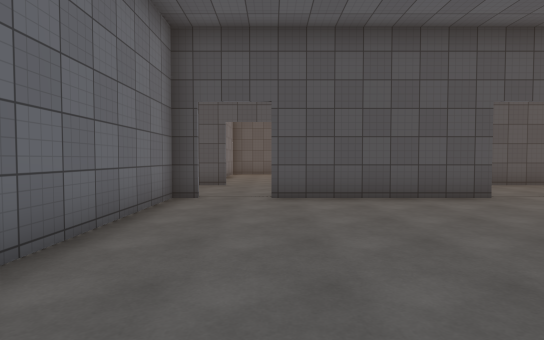
[1] (above)

20 first-person views from a walk through a 3-D level made in the Unity game engine. The camera is 1.4 m above the floor, tilts 2° down and sees 80° across. The floor is counted in squares, 1.8 m on a side. Each view is taken from the middle of a square. On the plan, view 1 faces up. The plan holds only what a view shows up to about 11 squares ahead; the rest is blank. The place goes on beyond the plan. The player is left out. Some surface patterns are stand-ins.

[2]
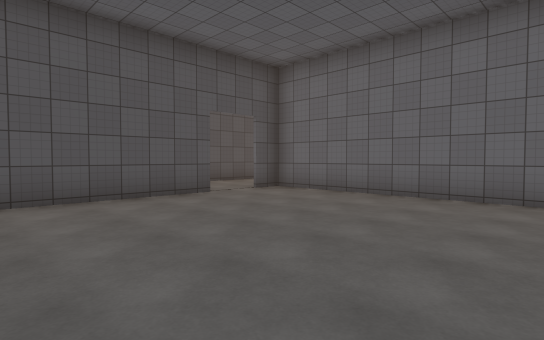

[3]
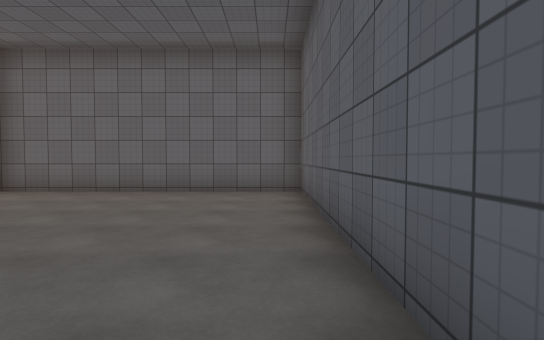

[4]
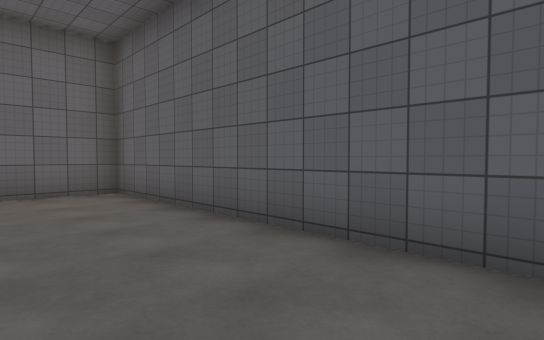

[5]
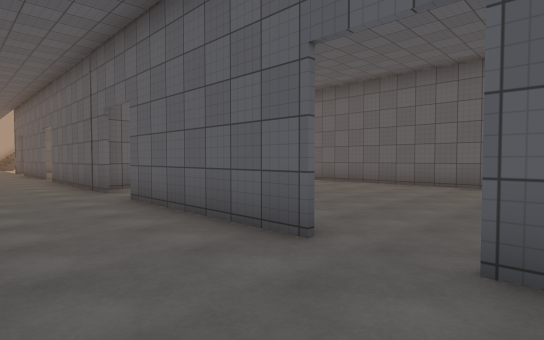

[6]
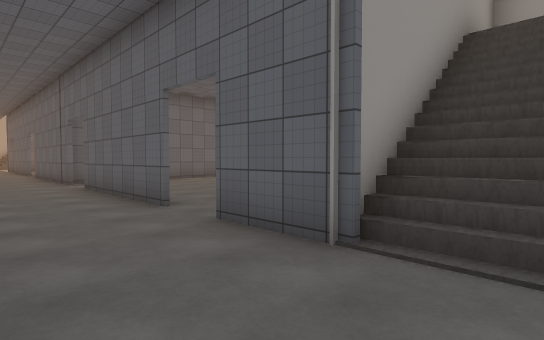

[7]
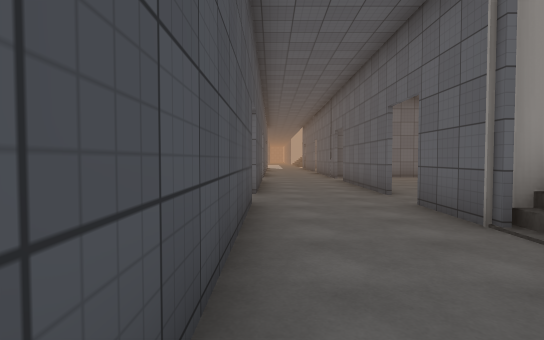

[8]
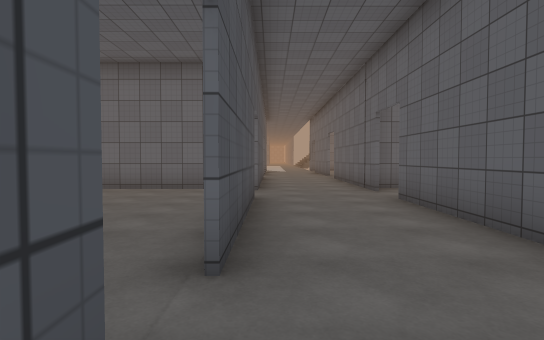

[9]
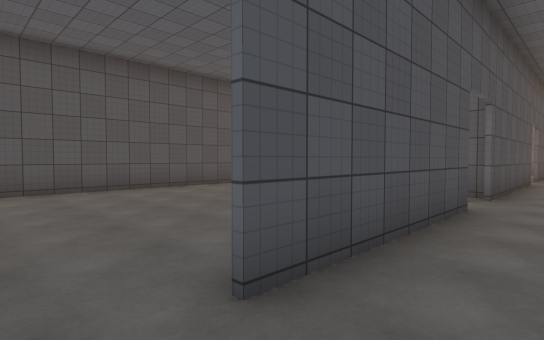

[10]
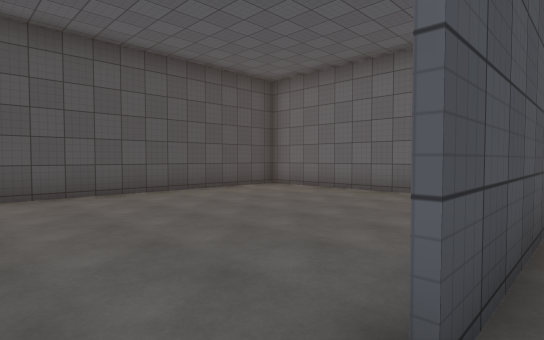

[11]
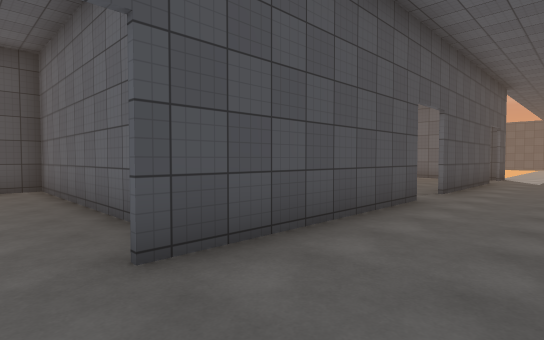

[12]
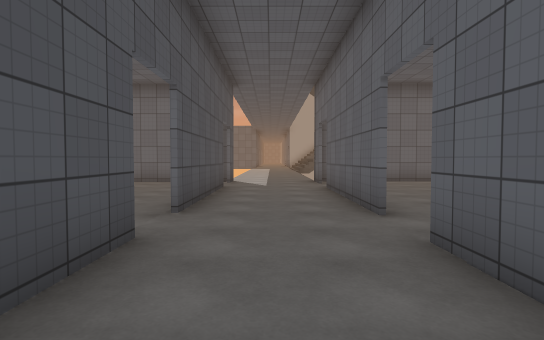

[13]
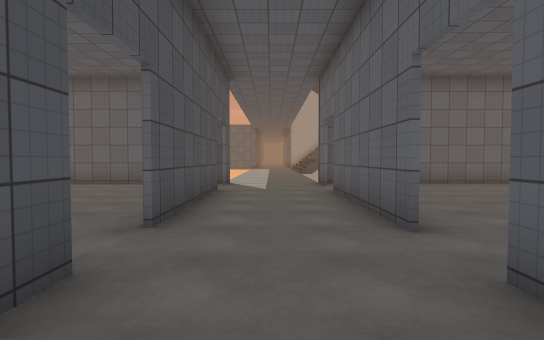

[14]
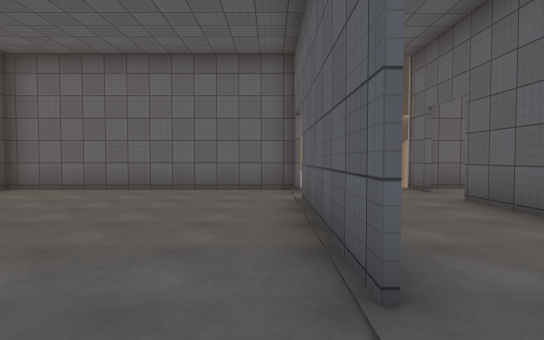

[15]
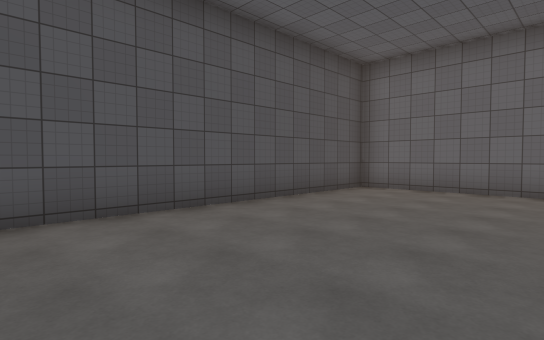

[16]
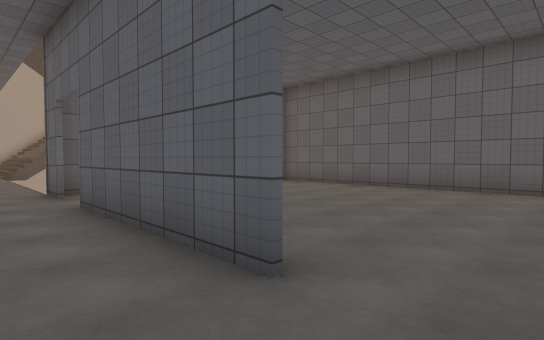

[17]
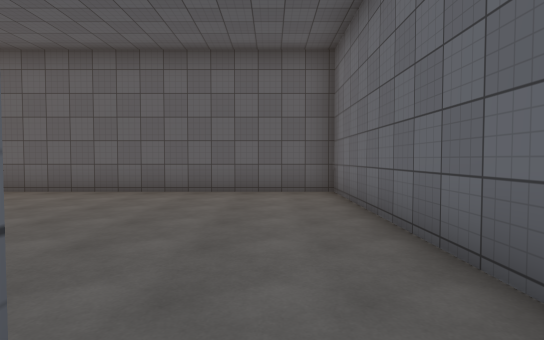

[18]
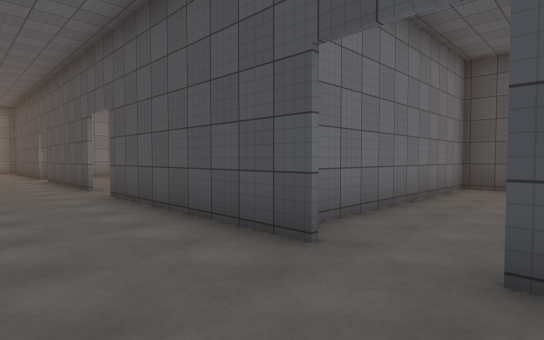

[19]
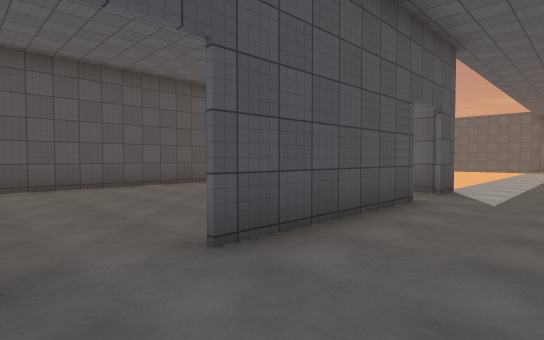

[20]
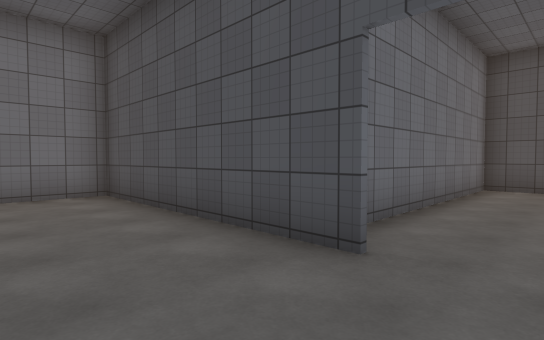

### Floor plan
Points are (right, up) in squares from view 1. A wall is a line through its corners. A room is listed if a view was taken in it or the views show most of it. See-through windows are left out.
Room 1 (views 1, 2, 3, 4)
walls: (4.4, 6.4) (0, 6.4); (-2, 5.4) (-2, 2.2); (-0.9, -0.7) (6.6, -0.7) (6.6, 5.4); (6.6, 6.4) (5.8, 6.4)
ways out: opening at (-1, 6) to room 2; opening at (5, 6) to room 2
Room 2 (views 5, 6, 7, 8, 9, 10, 11, 12, 13, 16, 17, 18, 19, 20)
walls: (5.8, 6.5) (11.1, 6.5); (6.6, 5.4) (6.6, 6.4); (4.5, 9.3) (0.1, 9.3); (11.2, 9.3) (5.9, 9.3); (-0.1, 6.5) (4.4, 6.5); (12.4, 6.5) (16.9, 6.5); (-1.2, 9.3) (-7.3, 9.3) (-7.3, 7.6); (-2, 6.4) (-2, 5.4); (-3.6, 6.5) (-1.4, 6.5); (17, 9.3) (12.6, 9.3); (-4.2, 0.7) (-3.4, 0.7) (-3.4, 6.4); (18.3, 6.5) (19.4, 6.5); (19.1, 5.1) (19.1, 6.2); (19.5, 9.3) (18.4, 9.3)
ways out: opening at (-1, 6) to room 1; opening at (5, 6) to room 1; opening at (12, 9) to room 3; opening at (17.5, 9) to room 3; opening at (-0.5, 9.5) to room 4; opening at (5, 9) to room 4; opening at (12, 6) to room 5; opening at (17.5, 6) to room 5
Room 3 (views 14, 15)
walls: (12.6, 9.4) (16.8, 9.4); (18.5, 16.6) (10.5, 16.6) (10.5, 10.2); (19.1, 9.4) (19.1, 16.5)
ways out: opening at (12, 9) to room 2; opening at (17.5, 9) to room 2
Room 4 (no view inside)
walls: (6.6, 9.5) (6.6, 16.6) (-1.5, 16.6); (-2, 16.5) (-2, 10.6)
ways out: opening at (-0.5, 9.5) to room 2; opening at (5, 9) to room 2
Room 5 (no view inside)
walls: (10.5, 5.4) (10.5, -0.7) (18.4, -0.7); (19.1, 0.5) (19.1, 3.4)
ways out: opening at (12, 6) to room 2; opening at (17.5, 6) to room 2

Where each view was taken, in squares from view 1:
view 1: 0 up, 0 right, facing up
view 2: 0 up, 0 right, facing up-right
view 3: 0 up, 1 left, facing right
view 4: 2 up, 1 left, facing down-right
view 5: 9 up, 2 left, facing down-right
view 6: 9 up, 5 left, facing down-right
view 7: 9 up, 7 left, facing right
view 8: 9 up, 2 left, facing right
view 9: 8 up, 1 left, facing up-right
view 10: 9 up, 1 left, facing up-right
view 11: 7 up, 5 right, facing up-right
view 12: 8 up, 8 right, facing right
view 13: 8 up, 9 right, facing right
view 14: 10 up, 11 right, facing right
view 15: 12 up, 11 right, facing up-right
view 16: 8 up, 11 right, facing down-right
view 17: 7 up, 12 right, facing down
view 18: 7 up, 13 right, facing up-left
view 19: 7 up, 11 right, facing up-right
view 20: 7 up, 0 right, facing up-left
